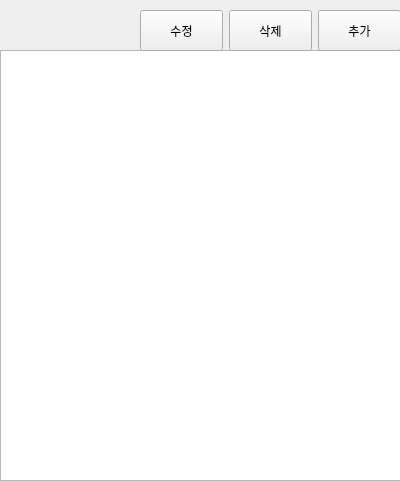
<?xml version="1.0" encoding="UTF-8"?>
<ui version="4.0">
 <class>EmployeePanelWidget</class>
 <widget class="QWidget" name="EmployeePanelWidget">
  <property name="geometry">
   <rect>
    <x>0</x>
    <y>0</y>
    <width>400</width>
    <height>481</height>
   </rect>
  </property>
  <property name="windowTitle">
   <string>Form</string>
  </property>
  <widget class="QListWidget" name="employeeListWidget">
   <property name="geometry">
    <rect>
     <x>0</x>
     <y>50</y>
     <width>401</width>
     <height>431</height>
    </rect>
   </property>
   <property name="font">
    <font>
     <pointsize>16</pointsize>
    </font>
   </property>
  </widget>
  <widget class="QWidget" name="horizontalLayoutWidget">
   <property name="geometry">
    <rect>
     <x>140</x>
     <y>10</y>
     <width>261</width>
     <height>41</height>
    </rect>
   </property>
   <property name="sizePolicy">
    <sizepolicy hsizetype="Preferred" vsizetype="Expanding">
     <horstretch>0</horstretch>
     <verstretch>0</verstretch>
    </sizepolicy>
   </property>
   <layout class="QHBoxLayout" name="horizontalLayout">
    <item>
     <widget class="QPushButton" name="editEmployeeButton">
      <property name="sizePolicy">
       <sizepolicy hsizetype="Minimum" vsizetype="Expanding">
        <horstretch>0</horstretch>
        <verstretch>0</verstretch>
       </sizepolicy>
      </property>
      <property name="text">
       <string>수정</string>
      </property>
     </widget>
    </item>
    <item>
     <widget class="QPushButton" name="deleteEmployeeButton">
      <property name="sizePolicy">
       <sizepolicy hsizetype="Minimum" vsizetype="Expanding">
        <horstretch>0</horstretch>
        <verstretch>0</verstretch>
       </sizepolicy>
      </property>
      <property name="text">
       <string>삭제</string>
      </property>
     </widget>
    </item>
    <item>
     <widget class="QPushButton" name="addEmployeeButton">
      <property name="sizePolicy">
       <sizepolicy hsizetype="Minimum" vsizetype="Expanding">
        <horstretch>0</horstretch>
        <verstretch>0</verstretch>
       </sizepolicy>
      </property>
      <property name="text">
       <string>추가</string>
      </property>
     </widget>
    </item>
   </layout>
  </widget>
 </widget>
 <resources/>
 <connections/>
</ui>
